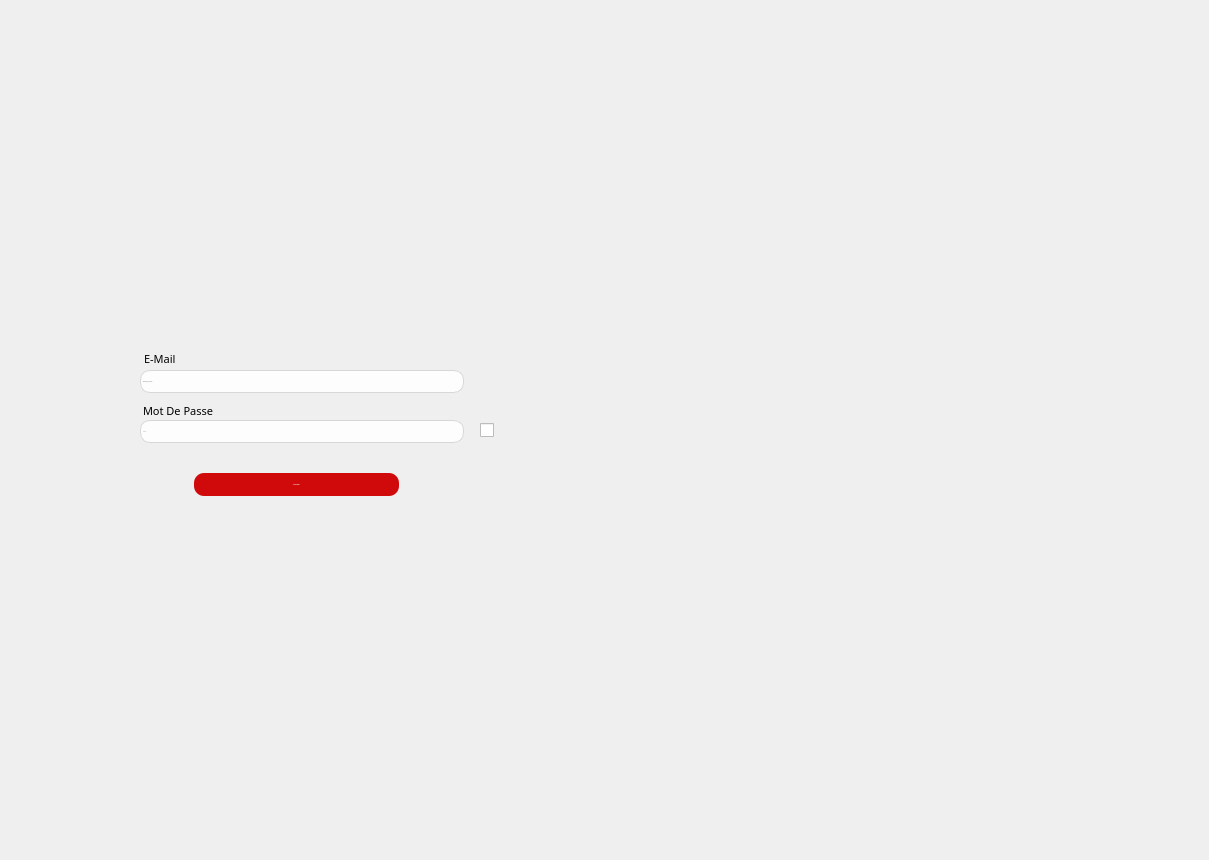
    <widget class="QWidget" name="Login">
     <widget class="QLabel" name="label_8">
      <property name="geometry">
       <rect>
        <x>0</x>
        <y>-20</y>
        <width>1200</width>
        <height>851</height>
       </rect>
      </property>
      <property name="maximumSize">
       <size>
        <width>1980</width>
        <height>1080</height>
       </size>
      </property>
      <property name="styleSheet">
       <string notr="true">color: #ffffff;</string>
      </property>
      <property name="text">
       <string/>
      </property>
      <property name="pixmap">
       <pixmap>:/new/prefix1/Downloads/7sn5o1woonmklx1h.jpg</pixmap>
      </property>
     </widget>
     <widget class="QLineEdit" name="MailLogin">
      <property name="geometry">
       <rect>
        <x>140</x>
        <y>370</y>
        <width>324</width>
        <height>23</height>
       </rect>
      </property>
      <property name="font">
       <font>
        <pointsize>-1</pointsize>
       </font>
      </property>
      <property name="layoutDirection">
       <enum>Qt::LeftToRight</enum>
      </property>
      <property name="styleSheet">
       <string notr="true">background-color:#fdfdfd;
height:21px;
width:217px;
filter:drop-shadow(0px 4px 4px rgba(0,0,0,0.12999999523162842));
border-radius:10px;
border:1px solid #d7d7d7;
color-text:#000000;</string>
      </property>
      <property name="text">
       <string/>
      </property>
      <property name="placeholderText">
       <string>Exemple@SAFE.com</string>
      </property>
      <property name="clearButtonEnabled">
       <bool>false</bool>
      </property>
     </widget>
     <widget class="QLineEdit" name="MdpLineEdit">
      <property name="geometry">
       <rect>
        <x>140</x>
        <y>420</y>
        <width>324</width>
        <height>23</height>
       </rect>
      </property>
      <property name="font">
       <font>
        <pointsize>-1</pointsize>
       </font>
      </property>
      <property name="layoutDirection">
       <enum>Qt::LeftToRight</enum>
      </property>
      <property name="styleSheet">
       <string notr="true">background-color:#fdfdfd;
height:21px;
width:217px;
filter:drop-shadow(0px 4px 4px rgba(0,0,0,0.12999999523162842));
border-radius:10px;
border:1px solid #d7d7d7;</string>
      </property>
      <property name="text">
       <string/>
      </property>
      <property name="echoMode">
       <enum>QLineEdit::PasswordEchoOnEdit</enum>
      </property>
      <property name="placeholderText">
       <string>*********</string>
      </property>
     </widget>
     <widget class="QLabel" name="employer_idLabel_3">
      <property name="geometry">
       <rect>
        <x>144</x>
        <y>347</y>
        <width>135</width>
        <height>23</height>
       </rect>
      </property>
      <property name="font">
       <font>
        <family>Montserrat SemiBold</family>
        <pointsize>-1</pointsize>
       </font>
      </property>
      <property name="styleSheet">
       <string notr="true">QWidget {
    font-size: 11px;
}

QTableView {
    font-size: 10px;
    alternate-background-color: #f0f0f0;
}

Browser QPushButton {
    font-size: 10px;
    min-width: 10px;
}

ColorButton::enabled {
    border: 1px solid #444444;
}

ColorButton::disabled {
    border: 1px solid #AAAAAA;
}


Browser QGroupBox {
    background-color: qlineargradient(x1: 0, y1: 0, x2: 0, y2: 1,
                                      stop: 0 #E0E0E0, stop: 1 #FFFFFF);
    border: 2px solid #999999;
    border-radius: 5px;
    margin-top: 1ex; /* leave space at the top for the title */
    font-size: 13px;
    color: black;
}

Browser QGroupBox::title {
    subcontrol-origin: margin;
    subcontrol-position: top center; /* position at the top center */
    padding: 0 3px;
    font-size: 13px;
    color: black;
}

PluginItem {
    border: 2px solid black;
    background: white;
}


PluginItem Frame {
    background: #CCCCCC;
}


TabButton {
    border: 1px solid #8f8f91;
    border-radius: 2px;
    padding: 3px;
    min-width: 120px;
}

TabButton::checked {
    background-color: qlineargradient(x1: 0, y1: 0 , x2: 0, y2: 1,
                                      stop: 0 #9a9b9e, stop: 1 #babbbe);
}


TabButton::pressed {
    background-color: qlineargradient(x1: 0, y1: 0 , x2: 0, y2: 1,
                                      stop: 0 #9a9b9e, stop: 1 #babbbe);
}</string>
      </property>
      <property name="text">
       <string>E-Mail</string>
      </property>
     </widget>
     <widget class="QLabel" name="employer_idLabel_4">
      <property name="geometry">
       <rect>
        <x>143</x>
        <y>399</y>
        <width>175</width>
        <height>23</height>
       </rect>
      </property>
      <property name="font">
       <font>
        <family>Montserrat SemiBold</family>
        <pointsize>-1</pointsize>
       </font>
      </property>
      <property name="styleSheet">
       <string notr="true">QWidget {
    font-size: 11px;
}

QTableView {
    font-size: 10px;
    alternate-background-color: #f0f0f0;
}

Browser QPushButton {
    font-size: 10px;
    min-width: 10px;
}

ColorButton::enabled {
    border: 1px solid #444444;
}

ColorButton::disabled {
    border: 1px solid #AAAAAA;
}


Browser QGroupBox {
    background-color: qlineargradient(x1: 0, y1: 0, x2: 0, y2: 1,
                                      stop: 0 #E0E0E0, stop: 1 #FFFFFF);
    border: 2px solid #999999;
    border-radius: 5px;
    margin-top: 1ex; /* leave space at the top for the title */
    font-size: 13px;
    color: black;
}

Browser QGroupBox::title {
    subcontrol-origin: margin;
    subcontrol-position: top center; /* position at the top center */
    padding: 0 3px;
    font-size: 13px;
    color: black;
}

PluginItem {
    border: 2px solid black;
    background: white;
}


PluginItem Frame {
    background: #CCCCCC;
}


TabButton {
    border: 1px solid #8f8f91;
    border-radius: 2px;
    padding: 3px;
    min-width: 120px;
}

TabButton::checked {
    background-color: qlineargradient(x1: 0, y1: 0 , x2: 0, y2: 1,
                                      stop: 0 #9a9b9e, stop: 1 #babbbe);
}


TabButton::pressed {
    background-color: qlineargradient(x1: 0, y1: 0 , x2: 0, y2: 1,
                                      stop: 0 #9a9b9e, stop: 1 #babbbe);
}</string>
      </property>
      <property name="text">
       <string>Mot De Passe</string>
      </property>
     </widget>
     <widget class="QPushButton" name="SeConnecterLogin">
      <property name="geometry">
       <rect>
        <x>194</x>
        <y>473</y>
        <width>205</width>
        <height>23</height>
       </rect>
      </property>
      <property name="font">
       <font>
        <family>Montserrat Light</family>
        <pointsize>-1</pointsize>
        <weight>75</weight>
        <bold>true</bold>
       </font>
      </property>
      <property name="styleSheet">
       <string notr="true">background-color:#d00a0a;
height:24px;
width:125px;
filter:drop-shadow(0px 4px 4px rgba(0,0,0,0.25));
border-radius:10px;
color: rgb(255, 255, 255);
</string>
      </property>
      <property name="text">
       <string>Se Connecter</string>
      </property>
     </widget>
     <widget class="QLabel" name="RFID_Label">
      <property name="geometry">
       <rect>
        <x>40</x>
        <y>550</y>
        <width>47</width>
        <height>14</height>
       </rect>
      </property>
      <property name="text">
       <string/>
      </property>
     </widget>
     <widget class="QLabel" name="RFID_NOM">
      <property name="geometry">
       <rect>
        <x>50</x>
        <y>570</y>
        <width>91</width>
        <height>16</height>
       </rect>
      </property>
      <property name="text">
       <string/>
      </property>
     </widget>
     <widget class="QCheckBox" name="CheckMdp">
      <property name="geometry">
       <rect>
        <x>480</x>
        <y>420</y>
        <width>16</width>
        <height>20</height>
       </rect>
      </property>
      <property name="text">
       <string/>
      </property>
     </widget>
     <widget class="QLabel" name="label_9">
      <property name="geometry">
       <rect>
        <x>410</x>
        <y>200</y>
        <width>241</width>
        <height>441</height>
       </rect>
      </property>
      <property name="text">
       <string/>
      </property>
      <property name="pixmap">
       <pixmap>:/separation.png</pixmap>
      </property>
     </widget>
     <widget class="QLabel" name="label_18">
      <property name="geometry">
       <rect>
        <x>520</x>
        <y>80</y>
        <width>181</width>
        <height>61</height>
       </rect>
      </property>
      <property name="text">
       <string/>
      </property>
      <property name="pixmap">
       <pixmap>:/new/prefix1/E:/Projet C++/dossier fih kol chay/logo safe asgher.png</pixmap>
      </property>
     </widget>
     <widget class="QLabel" name="label_17">
      <property name="geometry">
       <rect>
        <x>750</x>
        <y>240</y>
        <width>411</width>
        <height>361</height>
       </rect>
      </property>
      <property name="text">
       <string/>
      </property>
      <property name="pixmap">
       <pixmap>:/smart hopital.png</pixmap>
      </property>
     </widget>
     <widget class="QLabel" name="label_19">
      <property name="geometry">
       <rect>
        <x>559</x>
        <y>770</y>
        <width>101</width>
        <height>16</height>
       </rect>
      </property>
      <property name="text">
       <string/>
      </property>
      <property name="pixmap">
       <pixmap>:/trinity.png</pixmap>
      </property>
     </widget>
     <widget class="QLabel" name="Login_label_LoginInfo">
      <property name="geometry">
       <rect>
        <x>140</x>
        <y>270</y>
        <width>261</width>
        <height>41</height>
       </rect>
      </property>
      <property name="text">
       <string/>
      </property>
     </widget>
     <zorder>label_8</zorder>
     <zorder>MailLogin</zorder>
     <zorder>MdpLineEdit</zorder>
     <zorder>employer_idLabel_3</zorder>
     <zorder>employer_idLabel_4</zorder>
     <zorder>SeConnecterLogin</zorder>
     <zorder>RFID_Label</zorder>
     <zorder>RFID_NOM</zorder>
     <zorder>CheckMdp</zorder>
     <zorder>label_9</zorder>
     <zorder>label_19</zorder>
     <zorder>label_17</zorder>
     <zorder>label_18</zorder>
     <zorder>Login_label_LoginInfo</zorder>
    </widget>
